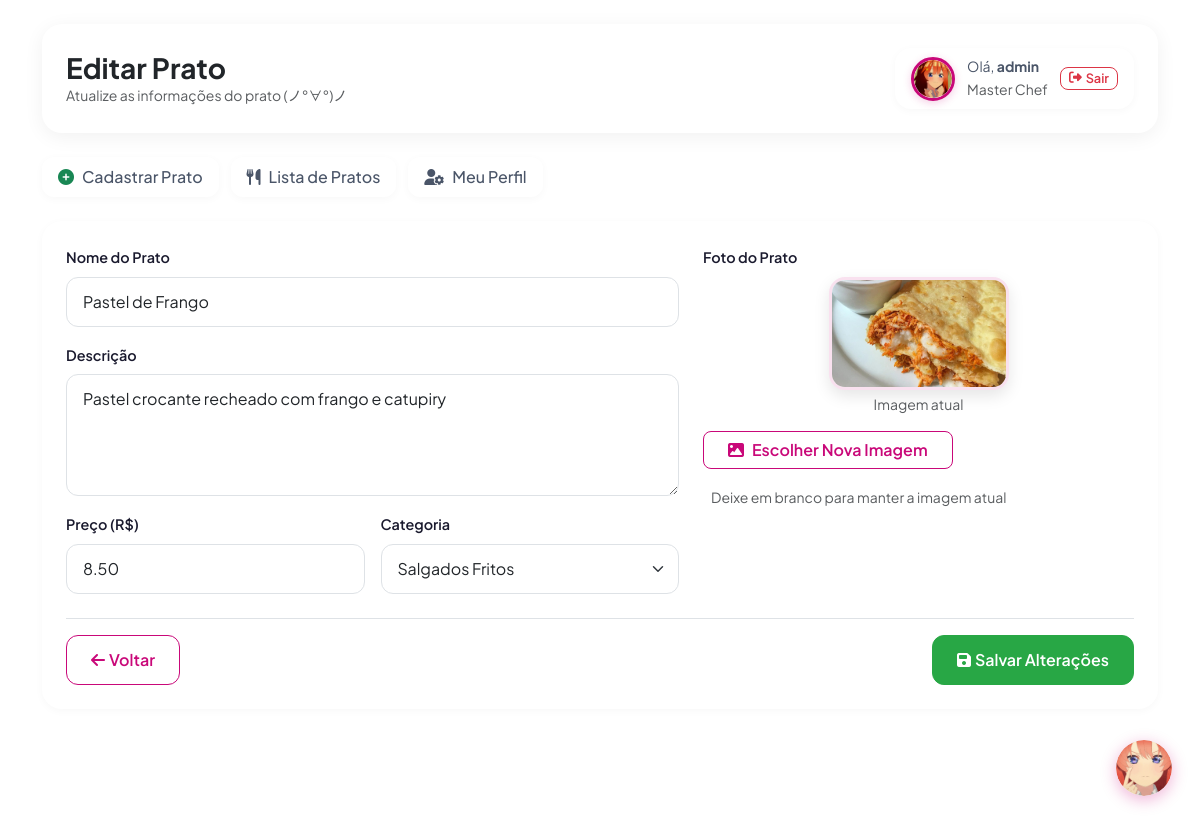
Screenshot of /pages/editar.php?id=4 (signed in) with the database file from the repository.
### tables this page shows
CREATE TABLE `comidinhas` (
  `id` int(11) NOT NULL,
  `nome` varchar(100) NOT NULL,
  `descricao` varchar(255) NOT NULL,
  `preco` decimal(10,2) NOT NULL DEFAULT 0.00,
  `id_categoria` int(11) NOT NULL,
  `imagem` varchar(255) DEFAULT NULL
);

### api/helpers/categorias.php (called while the page is built, shortened)
<?php
function obterCategorias(mysqli $con): array
{
    $sql       = 'SELECT id, nome, icone FROM categorias ORDER BY nome ASC';
    $resultado = mysqli_query($con, $sql);
    $categorias = [];
    while ($linha = mysqli_fetch_assoc($resultado))
    {
        $categorias[] = $linha;
    }
    return $categorias;
}

### public/pages/editar.php (the view, shortened to what this page needs)
<?php
include __DIR__ . '/../../api/config/conexao.php';
require_once __DIR__ . '/../../api/helpers/categorias.php';
$id   = isset($_GET['id']) ? (int) $_GET['id'] : 0;
$erro = $_GET['erro'] ?? '';
$sql  = "SELECT c.*, cat.nome as categoria
         FROM comidinhas c
         LEFT JOIN categorias cat ON c.id_categoria = cat.id
         WHERE c.id = ?";
$stmt = mysqli_prepare($con, $sql);
mysqli_stmt_bind_param($stmt, 'i', $id);
mysqli_stmt_execute($stmt);
$resultado = mysqli_stmt_get_result($stmt);
$prato     = mysqli_fetch_assoc($resultado);
$categorias = obterCategorias($con);
?>
<!DOCTYPE html>
<html lang="pt-BR">
<head>
    <link href="https://cdn.jsdelivr.net/npm/bootstrap@5.3.2/dist/css/bootstrap.min.css" rel="stylesheet">
    <link href="https://cdnjs.cloudflare.com/ajax/libs/font-awesome/6.4.2/css/all.min.css" rel="stylesheet">
    <link href="https://cdn.jsdelivr.net/npm/sweetalert2@11/dist/sweetalert2.min.css" rel="stylesheet">
    <link rel="stylesheet" href="../assets/css/pages/editar.css">
</head>
<body data-erro="<?= htmlspecialchars($erro) ?>"
      data-selected-categoria="<?= htmlspecialchars($prato['id_categoria']) ?>">
<div class="container mt-4">
    <div class="hero-card p-4 mb-4 d-flex flex-column flex-md-row justify-content-between align-items-md-center gap-3">
        <div>
            <h1 class="h3 fw-bold text-dark m-0">Editar Prato</h1>
            <p class="text-muted small m-0">Atualize as informações do prato (ノ°∀°)ノ</p>
        </div>
        <?php include __DIR__ . '/../components/header_usuario.php'; ?>
    </div>
    <div class="mb-4">
        <ul class="nav nav-pills">
            <li class="nav-item">
                <a class="nav-link" href="cadastro_pratos.php">
                    <i class="fa-solid fa-circle-plus text-success me-2"></i>Cadastrar Prato
                </a>
            </li>
            <li class="nav-item">
                <a class="nav-link" href="lista.php">
                    <i class="fa-solid fa-utensils me-2"></i>Lista de Pratos
                </a>
            </li>
            <li class="nav-item">
                <a class="nav-link" href="perfil.php">
                    <i class="fa-solid fa-user-gear me-2"></i>Meu Perfil
                </a>
            </li>
        </ul>
    </div>
    <div class="card form-card p-4">
        <form action="../../api/controllers/doEditar.php" method="POST" enctype="multipart/form-data" id="formEditar">
            <div class="row g-4">
                <div class="col-md-7">
                    <div class="mb-3">
                        <label class="form-label">Nome do Prato</label>
                        <input type="text" class="form-control" name="nome" id="nome"
                               value="<?= htmlspecialchars($prato['nome']) ?>" required>
                    </div>
                    <div class="mb-3">
                        <label class="form-label">Descrição</label>
                        <textarea class="form-control" name="descricao" id="descricao"
                                  rows="4" required><?= htmlspecialchars($prato['descricao']) ?></textarea>
                    </div>
                    <div class="row g-3">
                        <div class="col-md-6">
                            <label class="form-label">Preço (R$)</label>
                            <input type="number" class="form-control" name="preco" id="preco"
                                   step="0.01" min="0"
                                   value="<?= number_format($prato['preco'], 2, '.', '') ?>" required>
                        </div>
                        <div class="col-md-6">
                            <label class="form-label">Categoria</label>
                            <select class="form-select" name="id_categoria" id="id_categoria" required>
                                <?php foreach ($categorias as $cat): ?>
                                    <option value="<?= $cat['id'] ?>"
                                        <?= (int) $prato['id_categoria'] === (int) $cat['id'] ? 'selected' : '' ?>>
                                        <i class="fa-solid <?= $cat['icone'] ?>"></i> <?= htmlspecialchars($cat['nome']) ?>
                                    </option>
                                <?php endforeach; ?>
                            </select>
                        </div>
                    </div>
                </div>
                <div class="col-md-5">
                    <label class="form-label">Foto do Prato</label>
                    <?php if (!empty($prato['imagem'])): ?>
                        <div class="text-center mb-3" id="previewAtual">
                            <img src="../assets/img/pratos/<?= htmlspecialchars($prato['imagem']) ?>"
                                 class="preview-atual"
                                 alt="Imagem atual"
                                 onerror="this.onerror=null;this.src='../assets/img/pratos/prato_padrao.png';">
                            <p class="text-muted small mt-1">Imagem atual</p>
                        </div>
                    <?php endif; ?>
                    <div class="mb-3">
                        <button type="button" class="btn btn-outline-primary rounded-3 px-4" data-bs-toggle="modal" data-bs-target="#imageModal">
                            <i class="fa-solid fa-image me-2"></i>Escolher Nova Imagem
                        </button>
                    </div>
                    <span id="file-status-text" class="text-muted small ms-2">Deixe em branco para manter a imagem atual</span>
                </div>
            </div>
            <div class="d-flex justify-content-between align-items-center mt-4 pt-3 border-top">
                <a href="lista.php" class="btn btn-voltar">
                    <i class="fa-solid fa-arrow-left me-1"></i>Voltar
                </a>
                <button type="submit" class="btn btn-salvar">
                    <i class="fa-solid fa-save me-1"></i>Salvar Alterações
                </button>
            </div>
        </form>
    </div>
</div>
</body>
</html>

### public/assets/css/pages/editar.css (style rules this page uses)
.form-card { background: var(--bg-card); border-radius: var(--radius-xl); box-shadow: var(--shadow-sm); border: none; }
.form-control, .form-select { padding: 0.75rem 1rem; border: 1px solid var(--border-color); border-radius: var(--radius-md); }
.form-label { color: var(--text-primary); font-size: 0.9rem; font-weight: 600; }
.preview-atual { max-width: 180px; max-height: 180px; border: 3px solid var(--itsuki-primary-light); border-radius: var(--radius-lg); box-shadow: 0 6px 16px rgba(0, 0, 0, 0.1); object-fit: cover; }
.btn-salvar { padding: 0.75rem 1.5rem; border-color: var(--color-success); border-radius: var(--radius-md); background: var(--color-success); color: #fff; font-weight: 600; transition: all var(--transition-fast); }
.btn-voltar { padding: 0.75rem 1.5rem; border: 1px solid var(--itsuki-primary); border-radius: var(--radius-md); background: transparent; color: var(--itsuki-primary); font-weight: 600; transition: all var(--transition-fast); }

### public/assets/css/global.css (style rules this page uses)
body { min-height: 100vh; color: var(--text-secondary); font-family: 'Plus Jakarta Sans', sans-serif; background-image: url("../img/global/fundo.png"); background-size: cover; background-attachment: fixed; background-position: center; background-repeat: no-repeat; }

### public/assets/css/components.css (style rules this page uses)
.hero-card { background: var(--bg-card); border-radius: var(--radius-xl); box-shadow: var(--shadow-md); border: none; }
.form-card { background: var(--bg-card); border-radius: var(--radius-xl); box-shadow: var(--shadow-sm); border: none; }
.nav-pills { gap: 0.75rem; }
.nav-pills .nav-link { background: var(--bg-card); border-radius: var(--radius-md); box-shadow: var(--shadow-sm); color: var(--text-secondary); font-weight: 500; transition: all var(--transition-fast); }
.btn-outline-primary { background: transparent; border-color: var(--itsuki-primary); border-radius: var(--radius-md); color: var(--itsuki-primary); font-weight: 600; transition: all var(--transition-fast); }

### public/assets/css/variables.css (style rules this page uses)
:root { --itsuki-primary: #c90879; --itsuki-secondary: #f23078; --itsuki-light: #fffade; --itsuki-yellow: #f5f05f; --itsuki-gold: #fcd74e; --itsuki-primary-hover: #a80665; --itsuki-primary-light: rgba(201, 8, 121, 0.12); --itsuki-secondary-light: rgba(242, 48, 120, 0.15); --itsuki-gold-light: rgba(252, 215, 78, 0.25); --color-success: #28a745; --color-success-light: rgba(40, 167, 69, 0.15); --color-danger: #dc3545; --color-danger-light: rgba(220, 53, 69, 0.15); --color-warning: #ffc107; --color-info: #c90879; --text-primary: #1a1a2e; --text-secondary: #4a5568; --text-muted: #a0aec0; --text-on-primary: #fff; --bg-card: #fff; --bg-card-overlay: rgba(255, 255, 255, 0.95); --bg-body: #f5f0ff; --bg-input: #fff; --border-color: #dee2e6; --border-focus: var(--itsuki-primary); --shadow-sm: 0 2px 8px rgba(0, 0, 0, 0.03); --shadow-md: 0 4px 20px rgba(0, 0, 0, 0.06); --shadow-lg: 0 10px 30px rgba(0, 0, 0, 0.1); --shadow-hover: 0 6px 24px rgba(201, 8, 121, 0.12); --radius-sm: 8px; --radius-md: 12px; --radius-lg: 16px; --radius-xl: 20px; --radius-2xl: 24px; --transition-fast: 0.15s ease; --transition-normal: 0.25s ease; }

### rows the page displays
comidinhas: nome "Pastel de Frango", descricao "Pastel crocante recheado com frango e catupiry", preco "8.50", id_categoria "Salgados Fritos", imagem (picture)

### other values shown
$nomeUsuario "admin"
